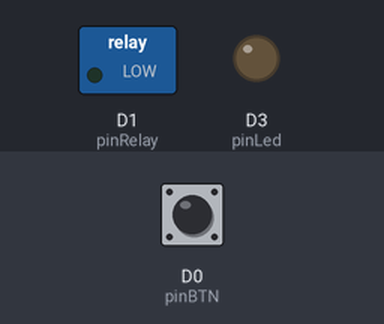
Bench run of a sketch on a simulated Particle Photon. Shown: switched loads named in the sketch (green lamp = pin HIGH), output pins drawn as LEDs (lit = HIGH). Dashed ring = blinking. The inputs (shaded band) are chosen by the test bench; at power-on: D0 (pinBTN) LOW.

Above: at 1.2 s.
1.3 s: D0 (pinBTN) pulled HIGH for 3.2 s
At 2.1 s:
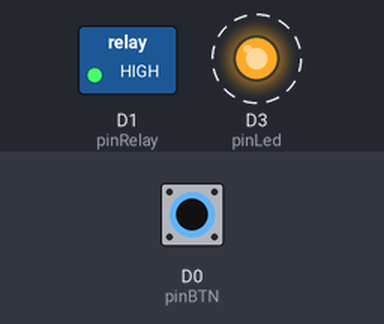
6.0 s: D0 (pinBTN) pulled HIGH for 0.15 s
At 7.1 s:
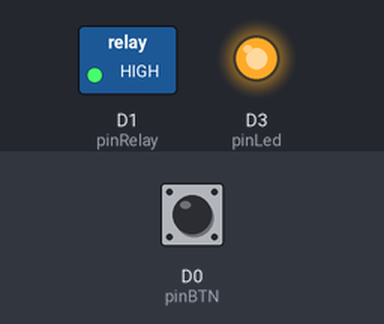
7.6 s: D0 (pinBTN) pulled HIGH for 1 s
At 8.3 s:
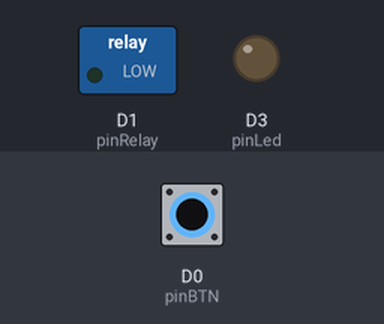
Timing chart, 0 to 10.6 s (numbered marks = the images above; inputs shaded):
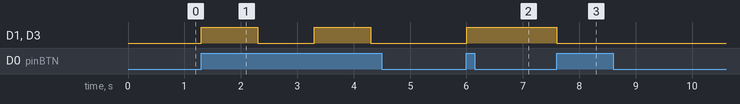

Measured:
- after the input at 1.3 s, D1 (pinRelay), D3 (pinLed): alternates HIGH for 1.0 s and LOW for 1.0 s, starting at once
- after the input at 6.0 s, D1 (pinRelay), D3 (pinLed): LOW → HIGH at once
- after the input at 7.6 s, D1 (pinRelay), D3 (pinLed): HIGH → LOW at once

The sketch:

caja_magica.ino
```cpp
// This #include statement was automatically added by the Spark IDE.
#include "TimeAlarms/TimeAlarms.h"

int pinLed = D3;
int pinRelay = D1;
int pinBTN = D0;

bool isOn = false;
bool isLocked = false;


void setup() {
    pinMode(pinLed, OUTPUT);
    pinMode(pinRelay, OUTPUT);
    pinMode(pinBTN, INPUT);
   // attachInterrupt(pinBTN, btnPressed, CHANGE);
    Spark.function("encender", encender);
    Spark.function("apagar", apagar);
}

void loop() {
    if(digitalRead(pinBTN)==HIGH){
        switchPower();
    }
}


int encender(String args){
    setPower(true);
    isLocked = false;
    return 1;
}

int apagar(String args){
    setPower(false);
    isLocked = false;
    return 1;
}

void setPower(bool ON){
    if (ON){
        digitalWrite(pinRelay,HIGH);
        digitalWrite(pinLed,HIGH);
    } else {
        digitalWrite(pinRelay,LOW);
        digitalWrite(pinLed,LOW);
    }
}

void switchPower(){
    if (isLocked){
        return;
    }
    isLocked = true;
    if (isOn){
        isOn = !isOn;
        setPower(false);
    } else {
        isOn = !isOn;
        setPower(true);
    }
    delay(1000);
    isLocked = false;
}

void btnPressed(){
    switchPower();
}
```
